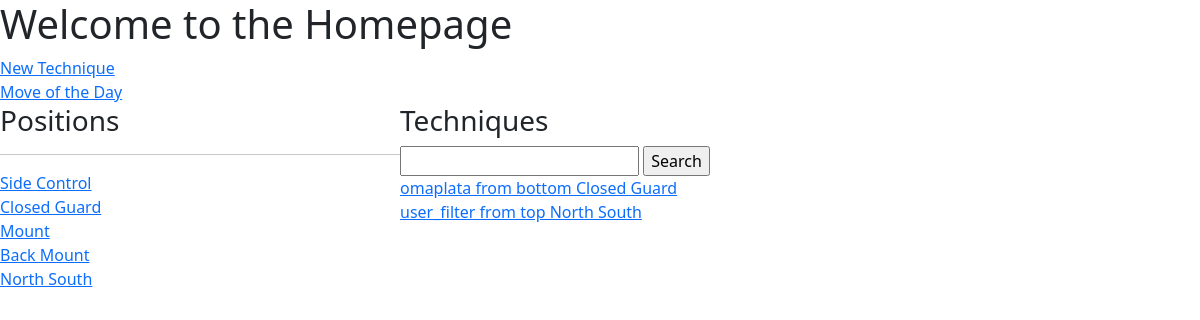
Screenshot of / (signed in) with the database file from the repository.
### bjjtracker/models.py (models this page shows)
class Position(models.Model):
    name = models.CharField(primary_key=True, max_length=100)
    concepts = models.TextField(null=True, blank=True)
    def __str__(self):
        return self.name

class Technique(models.Model):
    TOP_BOTTOM = (
        ('top', 'top'),
        ('bottom', 'bottom'),
    )
    name = models.CharField(max_length=100)
    position = models.ForeignKey(Position, on_delete=models.CASCADE)
    topBottom = models.CharField(max_length=10, choices=TOP_BOTTOM, blank=True)
    user = models.ForeignKey(User, on_delete=models.CASCADE)
    tags = models.ManyToManyField('Tag', blank=True)
    date = models.DateTimeField(auto_now=True)
    steps = models.TextField(null=True, blank=True)
    details = models.TextField(null=True, blank=True)
    comments = models.TextField(null=True, blank=True)
    video = models.FileField(null=True, blank=True)
    id = models.UUIDField(default=uuid.uuid4, unique=True, primary_key=True, editable=False)
    def __str__(self):
        return "".join((self.name, " from ", self.topBottom, " ", self.position.name))

### bjjtracker/views.py (the view)
# urls.py: path('', views.home, name='home'),
@login_required(login_url='login')
def home(request):
    q = request.GET.get('search-area') if request.GET.get('search-area') != None else ''
    if q:
        techniques = Technique.objects.filter(
            Q(position__name__icontains=q) |
            Q(name__icontains=q)
        )
    else:
        techniques = Technique.objects.filter(user=request.user).order_by('position')
    positions = Position.objects.all()
    context = {'positions':positions, 'techniques':techniques, 'search_input':q}
    return render(request, 'bjjtracker/home.html', context)

### bjjtracker/templates/bjjtracker/home.html
{% extends 'main.html' %}
{% block content %}
<h1>Welcome to the Homepage</h1>
<a href="{% url 'create-technique' %}">New Technique</a>
<br>
<a href="{% url 'move-of-the-day' %}">Move of the Day</a>
<div class="home-containers">
    <div>
        <h3>Positions</h3>
        <hr>
        {% for position in positions %}
        <div>
            <a href="{% url 'position'  position.name %}">{{ position }}</a>
        </div>
        {% endfor %}
    </div>
    <div>
        <h3>Techniques</h3>
        <form method="GET">
            <input type="text" name="search-area" value="{{search_input}}">
            <input type="submit" value="Search">
        </form>
        {% for technique in techniques %}
        <div>
            <a href="{% url 'technique'  technique.id %}">{{ technique }}</a>
        </div>
        {% endfor %}
    </div>
</div>
{% endblock %}

### static/styles/main.css (style rules this page uses)
.home-containers { display: grid; grid-template-columns: 1fr 2fr; }

### rows the page displays
Position: name "Side Control"
Position: name "Closed Guard"
Position: name "Mount"
Position: name "Back Mount"
Position: name "North South"
Technique: name+topBottom+position "omaplata from bottom Closed Guard"
Technique: name+topBottom+position "user_filter from top North South"
